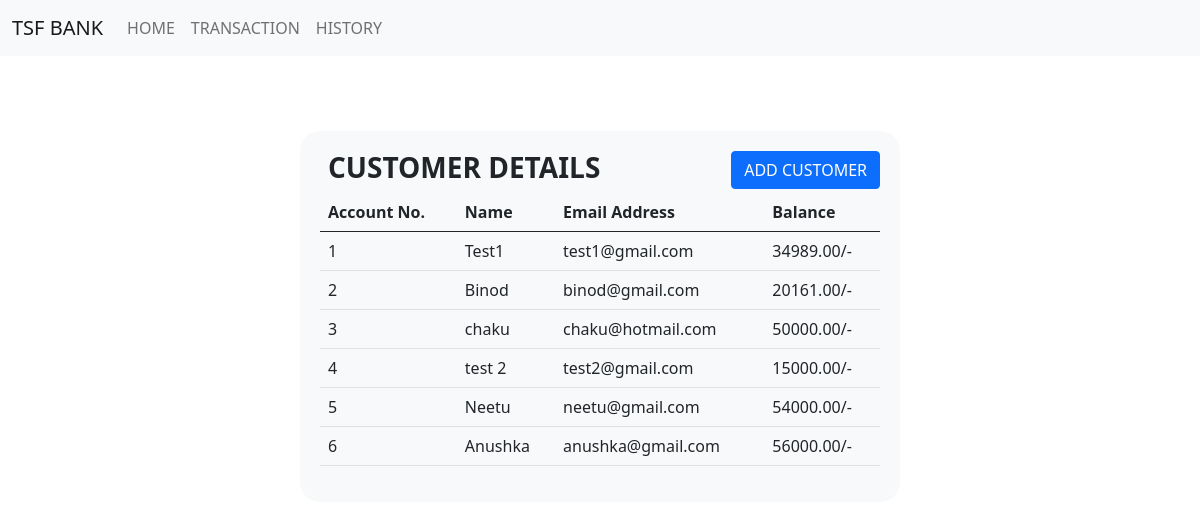
The app's page /customers/ with its own data.
### bankapp/models.py (models this page shows)
class customerdetails(models.Model):
    accno = models.IntegerField(default=0,primary_key=True)
    name = models.CharField(max_length=200,null=True)
    email = models.EmailField(max_length=150,null=True)
    amount = models.DecimalField(max_digits=8,decimal_places=2)

### bankapp/views.py (the view)
# urls.py: path('customers/',views.customerdetailpage,name='customers'),
def customerdetailpage(request):
    details = customerdetails.objects.all()
    context =  { "details":details}
    return render(request,"bankapp/customers.html",context)

### bankapp/templates/bankapp/customers.html (shortened to what this page needs)
{% load static %}
<!DOCTYPE html>
<html lang="en">
<head>
    <link rel="stylesheet" type="text/css" href="{% static 'bankapp/css/bootstrap.css' %}">
</head>
<body style="text-align: center;">
    <div class="nvbar">
        <nav class="navbar navbar-expand-lg navbar-light bg-light">
            <div class="container-fluid">
              <a class="navbar-brand" href="#">TSF BANK</a>
              <div class="collapse navbar-collapse" id="navbarSupportedContent">
                <ul class="navbar-nav me-auto mb-2 mb-lg-0">
                    <li class="nav-item">
                        <a class="nav-link" href="{% url 'home' %}">HOME</a>
                      </li>
                  <li class="nav-item">
                    <a class="nav-link" href="{% url 'transactions' %}">TRANSACTION</a>
                  </li>
                  <li class="nav-item">
                    <a class="nav-link" href="{% url 'history' %}">HISTORY</a>
                  </li>
                </ul>
              </div>
            </div>
          </nav>
        </div>
    <div class="box">
        <div class="subbox">
          <div>
              <h3 style="float:left;padding-left: 08px;"><b>CUSTOMER DETAILS</b></h3>
              <button type="button" class="btn btn-primary" style="float: right;" onclick="location.href='{% url 'addcustomer' %}'">ADD CUSTOMER</button>
          </div>
        <table class="table">
     <thead>
      <tr>
        <th scope="col">Account No.</th>
        <th scope="col">Name</th>
        <th scope="col">Email Address</th>
        <th scope="col">Balance</th>
      </tr>
     </thead>
     <tbody>
      {% for detail in details%}
      <tr>
        <td scope="row">{{ detail.accno }}</td>
        <td scope="row">{{ detail.name }}</td>
        <td scope="row">{{ detail.email }}</td>
        <td scope="row">{{ detail.amount }}/-</td>
      </tr>
      {% endfor %}
     </tbody>
    </table>
    </div>
</div>
</body>
</html>

### bankapp/templates/bankapp/customers.html (style rules this page uses)
.box { display: flex; justify-content: center; align-items: baseline; height:100vh; margin-top: 75px; }
.subbox { width:600px; padding: 20px; border-radius: 20px; background-color:#f8f9fa; }

### records on screen
customerdetails: accno "1", name "Test1", email "test1@gmail.com", amount "34989.00"
customerdetails: accno "2", name "Binod", email "binod@gmail.com", amount "20161.00"
customerdetails: accno "3", name "chaku", email "chaku@hotmail.com", amount "50000.00"
customerdetails: accno "4", name "test 2", email "test2@gmail.com", amount "15000.00"
customerdetails: accno "5", name "Neetu", email "neetu@gmail.com", amount "54000.00"
customerdetails: accno "6", name "Anushka", email "anushka@gmail.com", amount "56000.00"
